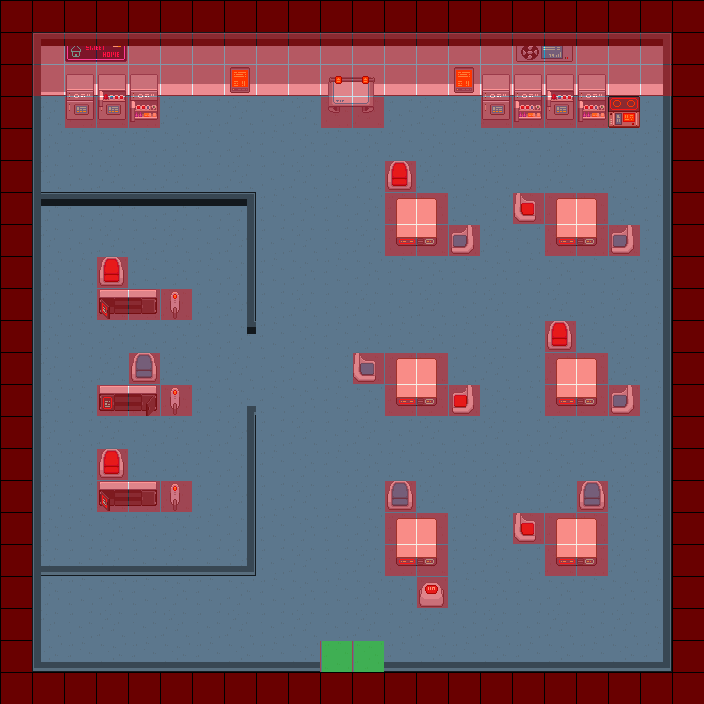

This game map was drawn from its Tiled (.tmx) file and the tilesets committed beside it. A one-line description and the trimmed map source follow:
An orthogonal 22x22 tile map with 32x32 px tiles, 6 tile layers (Suelo, Paredes, Props2, Props, ...), 6 tilesets and 42 objects.

<map version="1.10" tiledversion="1.10.2" orientation="orthogonal" renderorder="right-down" width="22" height="22" tilewidth="32" tileheight="32" infinite="0" nextlayerid="9" nextobjectid="57">
 <tileset firstgid="1" source="Tiles/.xml/A2_32x32.tsx" />
 <tileset firstgid="193" source="Tiles/.xml/A4_32x32.tsx" />
 <tileset firstgid="449" source="Tiles/.xml/TX Tileset Wall.tsx" />
 <tileset firstgid="705" source="Tiles/32x32/B32x32.tsx" />
 <tileset firstgid="961" source="Tiles/.xml/pixel-cyberpunk-interior.tsx" />
 <tileset firstgid="1192" source="Tiles/.xml/MapMetadata.tsx" />
 <layer id="1" name="Suelo" width="22" height="22">
  <data>[484 cells, 400 non-empty, 4 distinct tile ids]</data>
 </layer>
 <layer id="2" name="Paredes" width="22" height="22">
  <data>[484 cells, 40 non-empty, 6 distinct tile ids]</data>
 </layer>
 <layer id="5" name="Props2" width="22" height="22">
  <data>[484 cells, 5 non-empty, 5 distinct tile ids]</data>
 </layer>
 <layer id="4" name="Props" width="22" height="22">
  <data>[484 cells, 93 non-empty, 36 distinct tile ids]</data>
 </layer>
 <layer id="3" name="Paredes2" width="22" height="22">
  <data>[484 cells, 74 non-empty, 8 distinct tile ids]</data>
 </layer>
 <layer id="6" name="Navigation" width="22" height="22">
  <properties>
   <property name="Draw" type="bool" value="false" />
   <property name="Navigation" type="bool" value="true" />
   <property name="collision" type="bool" value="true" />
  </properties>
  <data>[484 cells, 184 non-empty, 2 distinct tile ids]</data>
 </layer>
 <objectgroup id="7" name="collider">
  <object id="3" x="96" y="256" width="32" height="32" />
  <object id="5" x="100.333" y="289.667" width="56" height="24.3333" />
  <object id="6" x="170" y="292" width="9.33333" height="26.3333" />
  <object id="7" x="128" y="352" width="32" height="32" />
  <object id="8" x="100" y="386.333" width="56.6667" height="26" />
  <object id="9" x="171" y="388.333" width="8" height="26.6667" />
  <object id="10" x="96" y="448" width="32" height="32" />
  <object id="12" x="100" y="482" width="57" height="25" />
  <object id="13" x="170" y="482.667" width="9" height="27.3333" />
  <object id="16" x="32" y="663.333" width="288" height="8.66667" />
  <object id="17" x="33.3333" y="95.3333" width="7.66667" height="567.667" />
  <object id="18" x="32" y="32" width="640" height="64" />
  <object id="19" x="64" y="96" width="95.3333" height="26" />
  <object id="20" x="328" y="96" width="45.3333" height="16" />
  <object id="22" x="480" y="96" width="128" height="24.6667" />
  <object id="23" x="608" y="96" width="32" height="32" />
  <object id="24" x="664.667" y="96" width="7.33333" height="567.333" />
  <object id="25" x="384.667" y="662.667" width="287.333" height="9.33333" />
  <object id="35" x="397" y="198.667" width="39.3333" height="46.6667" />
  <object id="36" x="384" y="160" width="32" height="32" />
  <object id="37" x="448" y="224" width="32" height="32" />
  <object id="38" x="352" y="352" width="32" height="32" />
  <object id="39" x="448" y="384" width="32" height="32" />
  <object id="40" x="384" y="480" width="32" height="32" />
  <object id="41" x="416" y="576" width="32" height="32" />
  <object id="42" x="512" y="512" width="32" height="32" />
  <object id="43" x="576" y="480" width="32" height="32" />
  <object id="44" x="608" y="384" width="32" height="32" />
  <object id="45" x="544" y="320" width="32" height="32" />
  <object id="46" x="512" y="192" width="32" height="32" />
  <object id="47" x="608" y="224" width="32" height="32" />
  <object id="48" x="397.5" y="359.5" width="38.5" height="44.5" />
  <object id="49" x="397" y="519" width="39" height="46" />
  <object id="50" x="556.5" y="519" width="39" height="46" />
  <object id="51" x="556.5" y="359" width="40.5" height="47" />
  <object id="52" x="557.5" y="198.5" width="39" height="48.5" />
  <object id="53" x="32" y="192" width="224" height="12.6667" />
  <object id="54" x="246.667" y="205.333" width="8" height="126.667" />
  <object id="55" x="33.3333" y="567.333" width="222.667" height="8.66667" />
  <object id="56" x="248" y="406" width="7.33333" height="160.667" />
 </objectgroup>
 <objectgroup id="8" name="toOut">
  <object id="33" x="320" y="662.667" width="64" height="9.33333" />
  <object id="34" x="450" y="752" width="2" height="2" />
 </objectgroup>
</map>
